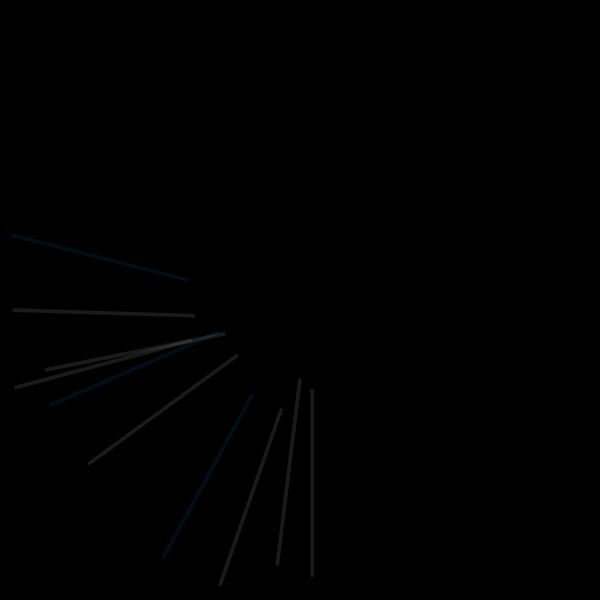
Frame 1 (no input)
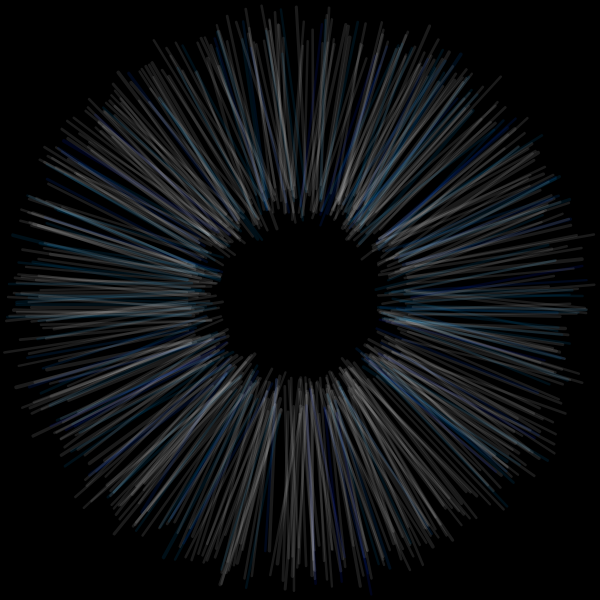
Frame 60 (no input)
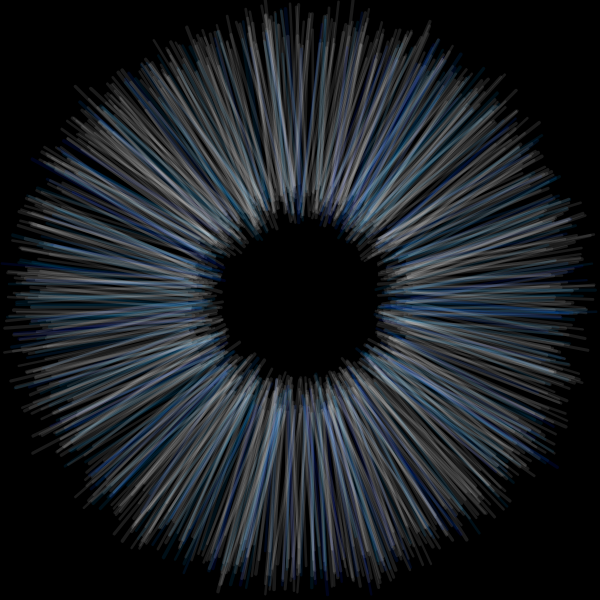
Frame 120 (the mouse pressed at the canvas centre since frame 60)

The p5.js sketch that drew these frames (run headless with seeded random() and noise() and a simulated clock; from frame 60 on, the mouse is pressed at the canvas centre):

// p5.js sketch
// ── sketch.js

let angle = 0;
let xPos = 0;
let xPosVel = 1;
let running = true;

const variation = 20;
function setup() {
  createCanvas(600, 600);   
  colorMode(HSB);
  noFill();
  background(0);

}

function draw() {
  
  if(!running)
    return;
 

  
  for(let i = 0; i < 10; i++) {
    if(percentChance(15))
       stroke(200, 100, 100, 0.09);
    else if(percentChance(5))
       stroke(210, 100, 100, 0.1);
    else if(percentChance(5))
       stroke(220, 100, 100, 0.1);
    else if(percentChance(5))
       stroke(230, 100, 100, 0.1);
    else
      stroke(0, 0, 100, 0.1);

    const strokeWidth = map(noise(angle/100), 0, 1, 1,5);
    strokeWeight(strokeWidth);

    push();
    translate(width/2 + random(-variation,variation), height/2+ random(-variation, variation));
    rotate(angle);

    //const lineStartPos = 0;
    lineStartPos = map(noise(angle/10), 0, 1, 95, 100);
    const lineStopPos = map(noise(angle/10), 0, 1, 250, 300);

    line(0,lineStartPos, 0, lineStopPos);
    pop();

    angle += random()/2;

    if(xPos >  width - 50 ) {
      xPos -= 1;
      xPosVel = -1;
    }
    if(xPos < 50) {
      xPos += 1;
      xPosVel = 1;
    }

    xPos += xPosVel;
  }
}

function keyTyped() {
  if(key == 'p' ) {
   running =! running;
  }
}

function randomInt (min, max) {
  return Math.round(random(min, max));
}


function percentChance(percent) {
  return randomInt(0,100) < percent;
}
